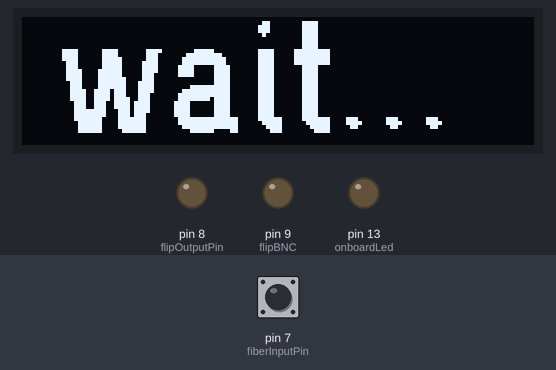
The sketch below on a simulated Arduino Leonardo, built with avr-gcc and run on an emulated ATmega32U4. On the bench: 128×32 one-colour display, output pins drawn as LEDs (lit = HIGH). The inputs (shaded band) are chosen by the test bench; at power-on: pin 7 (fiberInputPin) HIGH. USB keyboard and mouse output is not drawn; what the sketch prints to the serial monitor is not drawn.

Above: at 1.2 s.
1.3 s: pin 7 (fiberInputPin) pulled LOW for 0.15 s
At 1.8 s:
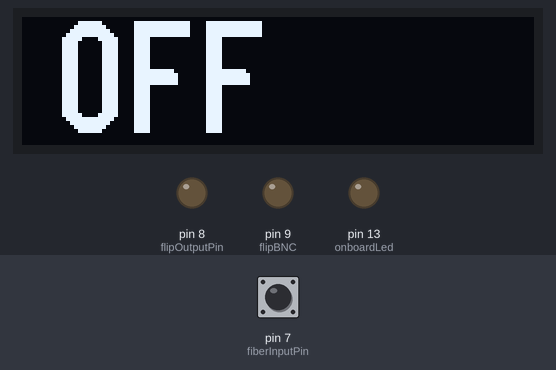
Timing chart, 0 to 4.3 s (numbered marks = the images above; inputs shaded):
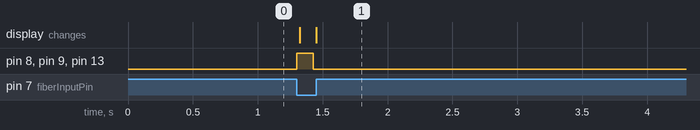

Measured:
- after the input at 1.3 s, pin 8 (flipOutputPin), pin 9 (flipBNC), pin 13 (onboardLed): LOW → HIGH at once, → LOW 0.13 s later; the display: first changes at once (image 1 shows a later state)

The sketch:

hfbr_read_micro.ino
```cpp
/*
   HFBR Fiber Receiver to TTL Output
   Input: Pin D2 (Active Low from HFBR)
   Output: Pin D3 (Active High "FLIP!" signal)
*/
#include <Arduino.h>
#include <U8g2lib.h>

#include <Keyboard.h>


String led_string;
char led_string_buffer[50];

const int fiberInputPin = 7;
const int flipOutputPin = 8; // This pin will provide the "FLIP!" signal
const int onboardLed = 13;   // Standard Nano LED
const int flipBNC = 9;    // BNC trigger

char ttl_ipput_response_char = '5';


U8G2_SSD1306_128X32_UNIVISION_F_HW_I2C u8g2(U8G2_R0);

void setup() {

  u8g2.begin();

  pinMode(fiberInputPin, INPUT_PULLUP);
  pinMode(flipOutputPin, OUTPUT);
  pinMode(onboardLed, OUTPUT);
  pinMode(flipBNC, OUTPUT);

  // Ensure outputs start at 0V
  digitalWrite(flipOutputPin, LOW);
  digitalWrite(onboardLed, LOW);

  led_string = "wait...";
  led_string.toCharArray(led_string_buffer, 50);
  u8g2.clearBuffer();          // clear the internal memory
  u8g2.setFont(u8g2_font_logisoso28_tr);  // choose a suitable font at https://github.com/olikraus/u8g2/wiki/fntlistall
  u8g2.drawStr(8, 29, led_string_buffer);
  u8g2.sendBuffer();         // transfer internal memory to the display

  Keyboard.begin();

  Serial.begin(9600);
  Serial.println("System Active: Monitoring Fiber for FLIP signal...");
}

void loop() {
  //Serial.println(analogRead(fiberInputPin));

  // Check if D2 is pulled LOW by the HFBR receiver
  if (digitalRead(fiberInputPin) == LOW) {

    // 1. Trigger the physical FLIP! output
    digitalWrite(flipOutputPin, HIGH);
    digitalWrite(flipBNC, HIGH);

    // 2. Trigger the onboard diagnostic LED
    digitalWrite(onboardLed, HIGH);

    // 3. Log to Serial Monitor
    Serial.println("FLIP! Pulse Generated on D3");

    led_string = "ON";
    led_string.toCharArray(led_string_buffer, 50);
    u8g2.clearBuffer();          // clear the internal memory
    u8g2.setFont(u8g2_font_logisoso28_tr);  // choose a suitable font at https://github.com/olikraus/u8g2/wiki/fntlistall
    u8g2.drawStr(8, 29, led_string_buffer);
    u8g2.sendBuffer();         // transfer internal memory to the display


    Keyboard.write(ttl_ipput_response_char); // send Keyboard stroke

    // 4. Pulse Duration (Stretched to 100ms so you can see/measure it easily)
    delay(100);

    // 5. Reset both pins to LOW
    digitalWrite(flipOutputPin, LOW);
    digitalWrite(onboardLed, LOW);
    digitalWrite(flipBNC, LOW);

    led_string = "OFF";
    led_string.toCharArray(led_string_buffer, 50);
    u8g2.clearBuffer();          // clear the internal memory
    u8g2.setFont(u8g2_font_logisoso28_tr);  // choose a suitable font at https://github.com/olikraus/u8g2/wiki/fntlistall
    u8g2.drawStr(8, 29, led_string_buffer);
    u8g2.sendBuffer();         // transfer internal memory to the display

    // 6. Lockout: Wait for the fiber to go dark again before allowing another flip
    while (digitalRead(fiberInputPin) == LOW) {
      delay(1);
    }
  }
}
```
